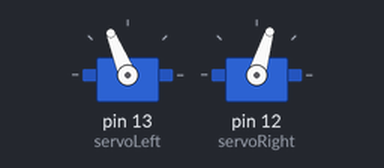
This sketch was run on a simulated Arduino Uno, built with avr-gcc and run on an emulated ATmega328P. Shown: 2 × servo.

Above: at 0.1 s.
At 7.1 s:
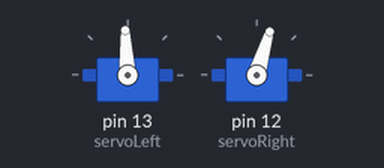
Timing chart, 0 to 8.6 s (numbered marks = the images above):
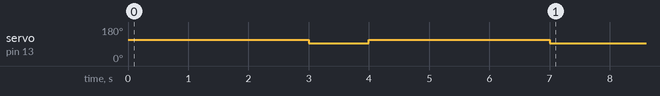

The sketch:

Robot.ino
```cpp
#include <Servo.h>

Servo servoLeft;
Servo servoRight;

void setup()
{
  servoLeft.attach(13);
  servoRight.attach(12);

  servoLeft.writeMicroseconds(1700);
  servoRight.writeMicroseconds(1300);

  delay(3000);

  servoLeft.writeMicroseconds(1500);
  servoRight.writeMicroseconds(1300);

  delay(1000);

  servoLeft.writeMicroseconds(1700);
  servoRight.writeMicroseconds(1300);

  delay(3000);

  servoLeft.writeMicroseconds(1500);
  servoRight.writeMicroseconds(1300);

  delay(3000);

  servoLeft.detach();
  servoRight.detach();
}

void loop()
{
}
```
